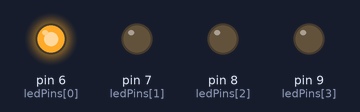
Simulated run of this sketch. Board: Arduino Uno, built with avr-gcc and run on an emulated ATmega328P. On the bench: output pins drawn as LEDs (lit = HIGH).

Above: at 0.05 s.
At 0.55 s:
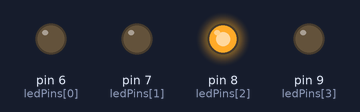
At 1.45 s:
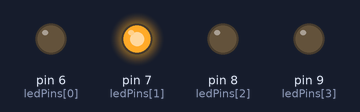
At 2.8 s:
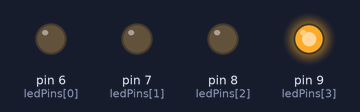
Timing chart, 0 to 3.1 s (numbered marks = the images above):
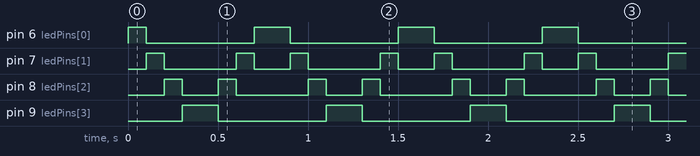

The sketch:

led-patterns.ino
```cpp
int timer = 100;
int ledPins[]={
  6,7,8,9
};
int LedCount = 4;
void setup(){
  for(int pin= 0 ;pin < LedCount;pin++){
    pinMode(ledPins[pin],OUTPUT);
  }
}

void loop(){
  for(int pin=0; pin < LedCount ; pin++){
    digitalWrite(ledPins[pin], HIGH);
    delay(timer);
    digitalWrite(ledPins[pin], LOW);
  }
  for(int pin = LedCount-1 ; pin>=0 ; pin--){
    digitalWrite(ledPins[pin], HIGH);
    delay(timer);
    digitalWrite(ledPins[pin], LOW);
  }
}
```

Measured:
- by itself, pin 6 (ledPins[0]): repeats every 0.80 s: LOW 0.60 s, HIGH 0.20 s
- by itself, pin 7 (ledPins[1]): repeats every 0.80 s: LOW 0.40 s, HIGH 0.10 s, LOW 0.20 s, HIGH 0.10 s
- by itself, pin 8 (ledPins[2]): repeats every 0.80 s: LOW 0.20 s, HIGH 0.10 s, LOW 0.40 s, HIGH 0.10 s
- by itself, pin 9 (ledPins[3]): alternates HIGH for 0.20 s and LOW for 0.60 s
